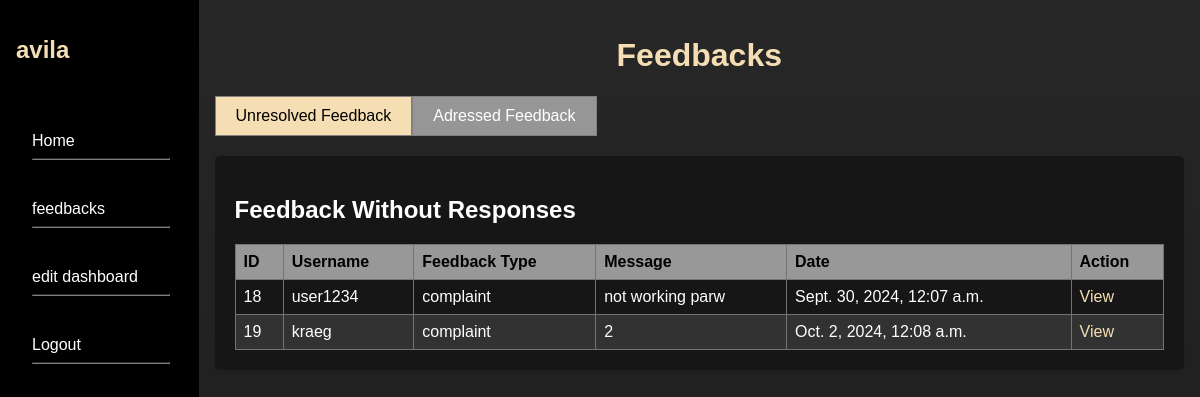
The page /admin_feedbacks/ (signed in) on the database its author committed.
### ebigkasAdminAPP/models.py (models this page shows, shortened)
class Feedback(models.Model):
    FEEDBACK_TYPE_CHOICES = [
        ('bug', 'Bug Report'),
        ('feature', 'Feature Request'),
        ('comment', 'General Comment'),
        ('complaint', 'Complaint'),
    ]
    STATUS_CHOICES = [
        ('pending', 'Pending'),
        ('reviewed', 'Reviewed'),
        ('resolved', 'Resolved'),
    ]
    user = models.ForeignKey(User, on_delete=models.CASCADE, related_name='feedback')
    feedback_type = models.CharField(max_length=50, choices=FEEDBACK_TYPE_CHOICES)
    message = models.TextField()
    created_at = models.DateTimeField(auto_now_add=True)
    status = models.CharField(max_length=50, choices=STATUS_CHOICES, default='pending')
    response = models.TextField(blank=True, null=True)
    class Meta:
        ordering = ['created_at']  # Sorts feedback by creation date ascending

### ebigkasAdminAPP/views.py (the view)
# urls.py: path('admin_feedbacks/', admin_feedbacks, name='admin_feedbacks'),
@login_required
def admin_feedbacks(request):
    username = request.user.username
    has_response = Feedback.objects.exclude(response__isnull=True).exclude(response__exact='')
    no_response = Feedback.objects.filter(response__isnull=True) | Feedback.objects.filter(response__exact='')
    return render(request, 'admin_feedbacks.html', {
        'username': username,
        'has_response': has_response,
        'no_response': no_response
    })

### templates/admin_feedbacks.html (shortened to what this page needs)
<!DOCTYPE html>
{% load static %}
<html lang="en">
<head>
    <link rel="stylesheet" href="https://cdnjs.cloudflare.com/ajax/libs/font-awesome/5.15.3/css/all.min.css">
    <link rel="stylesheet" type="text/css" href="{% static 'styles/admin.css' %}">
    <link rel="stylesheet" type="text/css" href="{% static 'styles/styles.css' %}">
    <link rel="stylesheet" href="https://unpkg.com/leaflet/dist/leaflet.css" />
</head>
<body>
    <div class='admin-page-container'>
        {% include 'admin_nav.html' %}
        <div class="admin-main-content">
            <h1>Feedbacks</h1>
            <div class="tabs">
                <button id="btnNoResponse" class="active" onclick="showTab('noResponse', this)">Unresolved Feedback</button>
                <button id="btnHasResponse" onclick="showTab('hasResponse', this)">Adressed Feedback</button>
            </div>
            <div id="noResponse" class="tab active">
                <h2>Feedback Without Responses</h2>
                <table>
                    <thead>
                        <tr>
                            <th>ID</th>
                            <th>Username</th>
                            <th>Feedback Type</th>
                            <th>Message</th>
                            <th>Date</th>
                            <th>Action</th>
                        </tr>
                    </thead>
                    <tbody>
                        {% for feedback in no_response %}
                            <tr>
                                <td>{{ feedback.id }}</td>
                                <td>{{ feedback.user.username }}</td>
                                <td>{{ feedback.feedback_type }}</td>
                                <td>{{ feedback.message|truncatechars:50 }}</td>
                                <td>{{ feedback.created_at }}</td>
                                <td>
                                    <span class="feedback-details" onclick="responseTo({{ feedback.id }}, '{{ feedback.user.username }}', '{{ feedback.feedback_type }}', '{{ feedback.message }}', '{{ feedback.created_at|date:"F j, Y, g:i a" }}')">
                                        View
                                    </span>
                                </td>
                            </tr>
                        {% empty %}
                            <tr>
                                <td colspan="4">No feedback without responses.</td>
                            </tr>
                        {% endfor %}
                    </tbody>
                </table>
            </div>
        </div>
</body>
</html>

### templates/admin_nav.html (shortened to what this page needs)
{% load static %}
<div class="admin-nav-container">
    <div class="admin-nav-content">
        <div class="admin-user-profile">
            <h2>{{username}}</h2>
        </div>
        <nav class="admin-nav">
            <a href="{% url 'ebigkas_admin' %}">
                <div class="feedbacks nav-opt">
                    Home
                    <hr>
                </div>
            </a>
            <a href="{% url 'admin_feedbacks' %}">
                <div class="feedbacks nav-opt">
                    feedbacks
                    <hr>
                </div>
            </a>
            <div class="edit_dash nav-opt" id="edit-dash">
                edit dashboard
                <hr>
            </div>
            <a href="{% url 'logout' %}" onclick="logout()">
                <div class="admin_logout nav-opt">
                    Logout
                    <hr>
                </div>
            </a>
        </nav>
    </div>
</div>

### static/styles/admin.css (style rules this page uses)
body { background-color: rgb(23, 23, 23) !important; }
.admin-page-container { display: flex; }
.admin-nav-container { background-color: black; width: 17%; height: 100vw; position: relative; }
.admin-nav-content { position: fixed; }
.admin-nav { position: fixed; }
.admin-main-content { padding: 1em; width: 83%; background: linear-gradient(to bottom,#292929e6, #1414146f); color: white; }
.admin-user-profile { color: wheat; padding: 1em; display: flex; }
.admin-nav { color: white; padding: 1em; }
.nav-opt { padding: 1em; width: 100%; cursor: pointer; }
hr { border-color: grey; }
a { text-decoration: none; color: white; }
h1 { text-align: center; color: wheat; }
.tabs { display: flex; margin-bottom: 20px; }
.tabs button.active { background-color: wheat; color: black; }
.tabs button { background-color: #969696; color: white; border: none; padding: 10px 20px; cursor: pointer; transition: background-color 0.3s ease; font-size: 16px; border: 1px solid grey; }
.tab { display: none; background-color: rgb(22, 22, 22); border-radius: 5px; padding: 20px; box-shadow: 0 2px 10px rgba(0, 0, 0, 0.1); margin-top: 20px; }
.tab.active { display: block; }
table { font-family: arial, sans-serif; border-collapse: collapse; width: 100%; }
thead { background-color: rgba(169, 168, 168, 0.893); color: black; }
.feedback-details { color: wheat; cursor: pointer; }
td, th { border: 1px solid #737373; text-align: left; padding: 8px; }
tr:nth-child(even) { background-color: #323232; }

### static/styles/styles.css (style rules this page uses)
body { font-family: Arial, sans-serif; margin: 0; padding: 0; background-color: rgba(0, 0, 0, 0.671); display: flex; flex-direction: column; height: 100vh; overflow-y: scroll; }
:root { --shaddow:0 4px 6px -1px rgba(0,0,0,0.1),0 2px 4px -1px rgba(0,0,0,0.06); }

### rows shown on the page
Feedback: id "18", user.username "user1234", feedback_type "complaint", message "not working parw", created_at "Sept. 30, 2024, 12:07 a.m."
Feedback: id "19", user.username "kraeg", feedback_type "complaint", message "2", created_at "Oct. 2, 2024, 12:08 a.m."

### other values the page prints
{{ username }} "avila"
